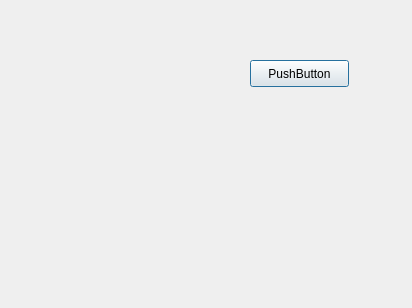
<?xml version="1.0" encoding="UTF-8"?>
<ui version="4.0">
 <class>SettingsDialog</class>
 <widget class="QDialog" name="SettingsDialog">
  <property name="geometry">
   <rect>
    <x>0</x>
    <y>0</y>
    <width>412</width>
    <height>308</height>
   </rect>
  </property>
  <property name="windowTitle">
   <string>Dialog</string>
  </property>
  <widget class="QPushButton" name="pushButton">
   <property name="geometry">
    <rect>
     <x>250</x>
     <y>60</y>
     <width>99</width>
     <height>27</height>
    </rect>
   </property>
   <property name="text">
    <string>PushButton</string>
   </property>
  </widget>
 </widget>
 <resources/>
 <connections/>
</ui>
